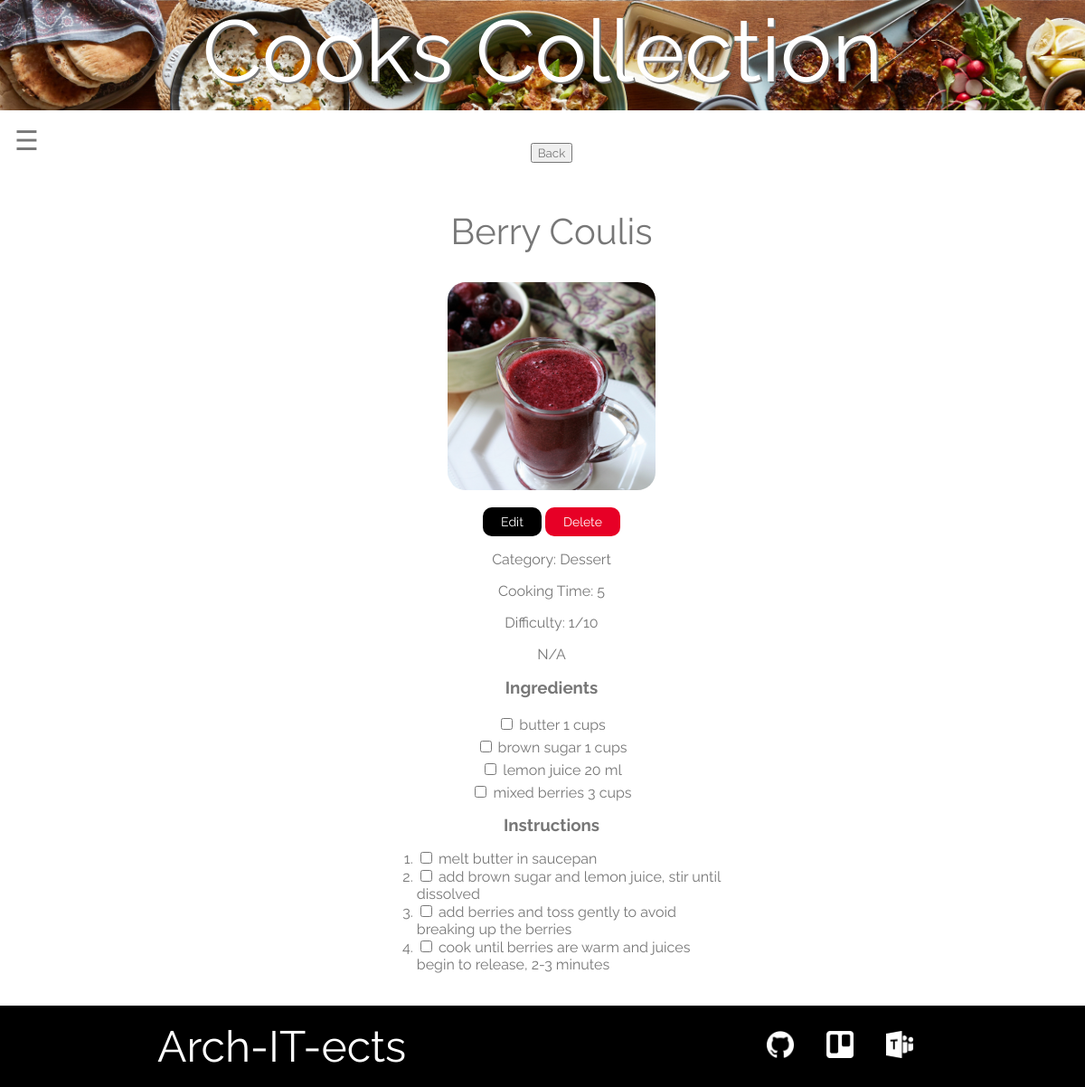
Screenshot of /view_recipe.php?id=70 with the database file from the repository.
### tables this page shows
CREATE TABLE IF NOT EXISTS `recipes` (
  `id` int(11) NOT NULL AUTO_INCREMENT,
  `category` varchar(80) NOT NULL,
  `name` varchar(80) NOT NULL,
  `description` longtext NOT NULL,
  `time` int(11) NOT NULL,
  `diff` int(11) NOT NULL,
  `ingredients` longtext,
  `instructions` longtext,
  `image` longtext NOT NULL,
  PRIMARY KEY (`id`)
);

### view_recipe.php (the view, shortened to what this page needs)
<!DOCTYPE html>
<html>
<head>
    <link rel="stylesheet" href="CSS/styles.css">
</head>
<body>
    <header class="main-header">
        <h1 class="team-name team-name-large">Cooks Collection</h1>
    </header>
    <div id="main">
        <span class="sticky" style="font-size:30px;cursor:pointer" onclick="openNav()">&#9776;</span>
        <?php
        $id = $_GET['id'];
        include('./PHP/connection.php');
        $sql = 'SELECT * FROM recipes WHERE id=' . $id;
        $result = mysqli_query($con, $sql);
        $row = mysqli_fetch_array($result);
            $name = $row['name'];
            $description = $row['description'];
            $category = $row['category'];
            $time = $row['time'];
            $diff = $row['diff'];
            $ingredients = unserialize($row['ingredients']);
            $instructions = unserialize($row['instructions']);
            $image = $row['image'];
            echo '
                    <section class="content-section">
                        <div class="recipe-display">
                        <div id="del-' . $id . '" class="confirm">
                            <span onclick="document.getElementById(\'del-' . $id . '\').style.display=\'none\'" class="close" title="Close">×</span>
                                <form method="POST" action="PHP/delete.php?id=' . $id . '">
                                </form>
                                <button type="button" onclick="document.getElementById(\'del-' . $id . '\').style.display=\'none\'">Cancel</button>
                          </div>
                        <div class="recipe">
                        <button class="center" type="button" onclick="javascript:history.back()">Back</button>
                            <br>
                        <h2 class="section-header">' . $name . '</h2>
                            <a href="images/recipe_images/' . $image . '">
                                <div class="recipe-picture" style="background-image: url(images/recipe_images/' . $image . ');"></div></a>
                                <br>
                                <span class="modify-buttons">
                                <form method="POST" action="edit.php?id=' . $id . '">
                                          <input type="submit" value="Edit">
                                      </form>
                                <button  onclick="document.getElementById(\'del-' . $id . '\').style.display=\'block\'">Delete</button>
                                </span>
                                <div class="text-center">
                                <p>Category: ' . $category . '</p>
                                <p>Cooking Time: ' . $time . '</p>
                                <p>Difficulty: ' . $diff . '/10</p>
                                <p>' . $description . '</p>
                                ';
            if ($ingredients !== false) {
                echo '<h3>Ingredients</h3><div class="ingredient-container">';
                foreach ($ingredients as $ingredient) {
                    if (!empty($ingredient['name'])) {
                        echo '<span><input type="checkbox" />  ' .$ingredient['name'] . ' ' . $ingredient['amount'] . ' ' . $ingredient['unit'] . '</span>';
                    }
                }
                echo '</div>';
            }
            if ($instructions !== false) {
                echo '<h3>Instructions</h3><div class="recipe-instructions"><ol>';
                foreach ($instructions as $instruction) {
                    if (!empty($instruction['step'])) {
                        echo '<li><input type="checkbox" /> ' . $instruction['step'] . '</li>';
                    }
                }
                echo '</ol></div>';
            }
            echo " </div>";
        ?>
        </div>
    </div>
    </section>
    </div>
    <div class="clear"></div>
    <footer class="main-footer">
        <div class="container main-footer-container">
            <h3 class="team-name">Arch-IT-ects</h3>
            <ul class="nav footer-nav">
                <li><a href="https://github.com/S3913624/COSC2635-Project" target="blank"><img src="Images/Github_Logo.png"></a></li>
                <li><a href="https://trello.com/b/GCaH8adM/oua-sp1-2022-the-arch-it-ects" target="blank"><img src="Images/Trello_Logo.png"></a></li>
                <li><a href="https://teams.microsoft.com/l/team/19%3avBpYPZcjTf3SApKH2JYja066DpDA_lI-27kDuzStrEI1%40thread.tacv2/conversations?groupId=a51a27be-9bbc-4199-a5fe-942d6e4c7973&tenantId=d1323671-cdbe-4417-b4d4-bdb24b51316b" target="blank"><img src="Images/MSTeams_Logo.png"></a></li>
            </ul>
        </div>
    </footer>
</body>
</html>

### CSS/styles.css (style rules this page uses)
* { box-sizing: border-box; font-family: Raleway; color: #777; }
html, body { margin: 0; padding: 0; min-width: 450px; }
header { position: sticky; top: 0; }
h1 { text-align: center; }
h3 { margin: 0.5em; text-align: center; }
a { text-decoration: none; }
.center { display: block; margin: auto; text-align: center; }
.sticky { position: fixed; top: 1; }
.main-header { background-image: url("Images/Header_Background.jpg"); background-blend-mode: multiply; background-size: cover; padding-bottom: 10px; left: 0; right: 0; }
.team-name { text-align: center; max-width: 1046px; margin: auto; font-size: 3em; font-family: "Raleway"; font-weight: normal; color: white; transition: 0.5s; }
.team-name-large { font-size: 6em; text-shadow: 2px 2px #777; }
#main { transition: margin-left 0.5s; padding: 16px; min-width: 350px; }
.content-section { text-align: justify; width: 90%; margin: auto; }
.container { max-width: 900px; margin: 0 auto; padding: 0 1.5em; }
.section-header { font-family: "Raleway"; font-weight: normal; color: #777; text-align: center; font-size: 2.5em; }
.recipe-display .text-center { text-align: center; }
.recipe-instructions { margin: 0 20%; text-align: left; }
.ingredient-container { margin: 15px 20%; display: flex; flex-direction: column; }
.ingredient-container span { margin-top: 5px; }
.nav li { display: inline; }
.nav a { display: inline-block; padding: 0.5em; color: white; text-decoration: none; }
.main-footer { background-color: black; color: white; padding: 0.25em; position: fixed; width: 100%; bottom: 0; z-index: 1; }
.main-footer-container { display: flex; align-items: center; }
.main-footer-container ul { flex-grow: 1; text-align: end; }
.footer-nav li { padding: 0 0.5em; }
.footer-nav img { width: 30px; height: 30px; }
.clear { clear: both; height: 90px; }
.modify-buttons { display: block; margin: auto; text-align: center; }
.modify-buttons form { display: inline; margin: auto; text-align: center; }
.recipe-display { width: 60%; margin: auto; }
.recipe-display .recipe { width: 100%; margin: 20px 10px; }
.recipe-display .recipe .recipe-picture { border-radius: 20px; width: 230px; height: 230px; background-color: rgb(122, 122, 122); background-position: center; background-repeat: no-repeat; background-size: cover; margin: auto; }
input[type="submit" i] { background: #000; color: #fff; font-size: 14px; padding: 8px 20px; border-radius: 10px; border: none; cursor: pointer; }
.modify-buttons button { background: #e70026; color: #fff; font-size: 14px; padding: 8px 20px; border-radius: 10px; border: none; cursor: pointer; }

### rows the page displays
recipes: name "Berry Coulis", image (picture), category "Dessert", time "5", diff "1", description "N/A"

### other values shown
$ingredient['name'] "butter"
$ingredient['amount'] "1"
$ingredient['unit'] "cups"
$ingredient['name'] "brown sugar"
$ingredient['name'] "lemon juice"
$ingredient['amount'] "20"
$ingredient['unit'] "ml"
$ingredient['name'] "mixed berries"
$ingredient['amount'] "3"
$instruction['step'] "melt butter in saucepan"
$instruction['step'] "add brown sugar and lemon juice, stir until dissolved"
$instruction['step'] "add berries and toss gently to avoid breaking up the berries"
$instruction['step'] "cook until berries are warm and juices begin to release, 2-3 minutes"
